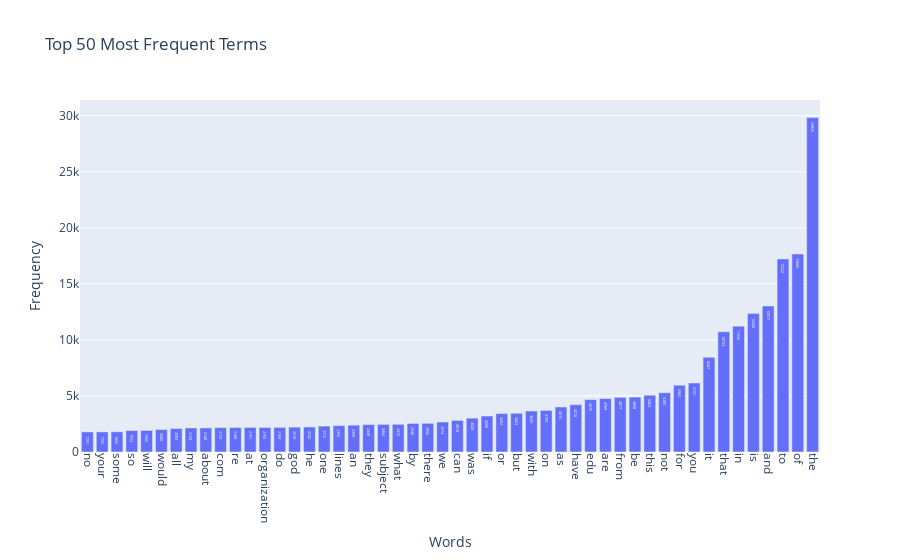

Notebook cell for this chart:
### Markdown cell above
### >>> **Exercise 13 (take home):** 
The chart above only contains 300 vocabulary in the documents, and it's already computationally intensive to both compute and visualize. Can you efficiently reduce the number of terms you want to visualize as an exercise.

### Code cell
# Answer here
import plotly.express as px
import pandas as pd
import numpy as np

# 假設 term_frequencies 和 count_vect 已經定義

# 計算每個詞的頻率
word_frequencies = np.asarray(X_counts.sum(axis=0)).flatten()

# 選擇前 N 個最常見的詞
N = 50  # 假設我們只選擇前 50 個最常見的詞
top_n_indices = np.argsort(word_frequencies)[-N:]  # 找出前 N 個詞的索引
top_n_terms = count_vect.get_feature_names_out()[top_n_indices]
top_n_frequencies = word_frequencies[top_n_indices]

# 創建 DataFrame 進行可視化
df_top_n = pd.DataFrame({
    'Term': top_n_terms,
    'Frequency': top_n_frequencies
})

# 使用 Plotly 畫條形圖
fig = px.bar(df_top_n, 
             x='Term', 
             y='Frequency', 
             title=f'Top {N} Most Frequent Terms', 
             labels={'Term': 'Words', 'Frequency': 'Frequency'},
             text='Frequency')  # 在條形上顯示頻率

# 調整 X 軸標籤的顯示角度
fig.update_xaxes(tickangle=90)

# 顯示圖表
fig.show()

### Figure 1 — Plotly figure (JSON) as saved in the notebook; plotly's stock layout.template omitted (floating-point values rounded to 4 significant figures)
{"data": [{"hovertemplate": "Words=%{x}<br>Frequency=%{text}<extra></extra>", "legendgroup": "", "marker": {"color": "#636efa", "pattern": {"shape": ""}}, "name": "", "orientation": "v", "showlegend": false, "text": [1791.0, 1793.0, 1802.0, 1912.0, 1925.0, 2000.0, 2093.0, 2143.0, 2148.0, 2172.0, 2186.0, 2191.0, 2192.0, 2193.0, 2216.0, 2232.0, 2312.0, 2353.0, 2393.0, 2448.0, 2464.0, 2472.0, 2548.0, 2556.0, 2674.0, 2818.0, 3020.0, 3208.0, 3432.0, 3453.0, 3655.0, 3709.0, 4015.0, 4218.0, 4675.0, 4769.0, 4877.0, 4898.0, 5063.0, 5285.0, 5962.0, 6157.0, 8447.0, 10720.0, 11230.0, 12340.0, 13020.0, 17220.0, 17660.0, 29820.0], "textposition": "auto", "type": "bar", "x": ["no", "your", "some", "so", "will", "would", "all", "my", "about", "com", "re", "at", "organization", "do", "god", "he", "one", "lines", "an", "they", "subject", "what", "by", "there", "we", "can", "was", "if", "or", "but", "with", "on", "as", "have", "edu", "are", "from", "be", "this", "not", "for", "you", "it", "that", "in", "is", "and", "to", "of", "the"], "xaxis": "x", "y": [1791, 1793, 1802, 1912, 1925, 2000, 2093, 2143, 2148, 2172, 2186, 2191, 2192, 2193, 2216, 2232, 2312, 2353, 2393, 2448, 2464, 2472, 2548, 2556, 2674, 2818, 3020, 3208, 3432, 3453, 3655, 3709, 4015, 4218, 4675, 4769, 4877, 4898, 5063, 5285, 5962, 6157, 8447, 10723, 11226, 12343, 13017, 17222, 17660, 29825], "yaxis": "y"}], "layout": {"barmode": "relative", "legend": {"tracegroupgap": 0}, "title": {"text": "Top 50 Most Frequent Terms"}, "xaxis": {"anchor": "y", "domain": [0, 1], "tickangle": 90, "title": {"text": "Words"}}, "yaxis": {"anchor": "x", "domain": [0, 1], "title": {"text": "Frequency"}}}}
